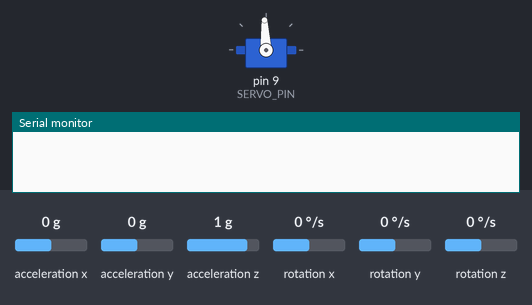
This sketch was run on a simulated Arduino Uno, built with avr-gcc and run on an emulated ATmega328P. Parts: servo, the last lines printed to the serial monitor. The test bench sets the inputs (shaded band); at power-on: acceleration x 0 g, acceleration y 0 g, acceleration z 1 g, rotation x 0 °/s, rotation y 0 °/s, rotation z 0 °/s.

Above: at 0.2 s.
At 7.2 s:
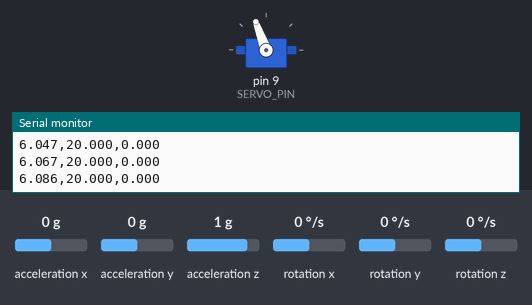
At 13.2 s:
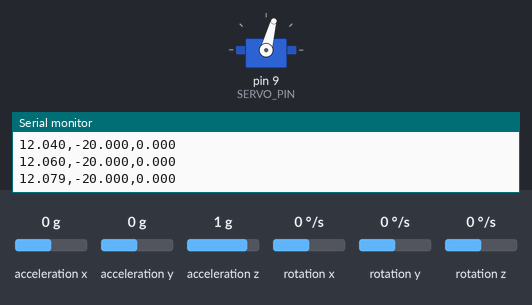
At 25.2 s:
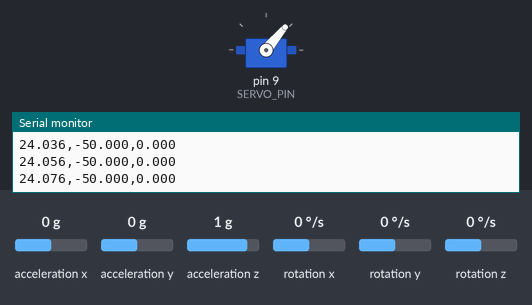
Timing chart, 0 to 26.7 s (numbered marks = the images above):
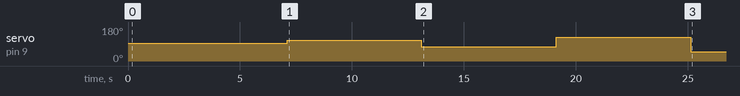

Measured:
- by itself, servo on pin 9 (SERVO_PIN): 93° → 110° at 7.1 s, → 75° 6.0 s later, → 127° 6.0 s later, → 50° 6.0 s later

The sketch:

Identificacion_TP3.ino
```cpp
#include <Wire.h>
#include <MPU6050.h>
#include <Servo.h>

MPU6050 mpu;
Servo servo;

// ---------- Pines ----------
const int SERVO_PIN = 9;
const int POT_PIN   = A0;   // no lo usamos acá, pero lo dejo por compatibilidad

// ---------- Calibración del potenciómetro (no usado ahora) ----------
const float A_cal = -0.261627f;
const float B_cal = 251.16192f;

float potToAngle(int adc) {
  return A_cal * adc + B_cal;
}

// ---------- Servo ----------
const int PWM_MIN = 700;
const int PWM_MAX = 2300;
const int SERVO_CENTER_DEG = 90;  // “equilibrio” mecánico

// ---------- Excitación por escalones ----------
// u_deg = ángulo de ENTRADA (offset respecto al centro del servo)
const int   N_STEPS         = 5;
const float step_values_deg[N_STEPS] = { 0.0f, 20.0f, -20.0f, 40.0f, -50.0f };
// duración de cada escalón (ajustá a gusto)
const float STEP_DURATION_S = 6.0f;

// ---------- Muestreo ----------
const float Ts_s = 0.020f;   // 20 ms (50 Hz)

// ---------- Filtro complementario (IMU) ----------
const float ALPHA_CF = 0.98f;
static float theta_cf_deg = 0.0f;
static bool  cf_init = false;
static unsigned long last_cf_ms = 0;

// ---------- Serial ----------
const long BAUD = 115200;

// ---------- Funciones auxiliares ----------
int angToPWM(float angRef) {
  if (angRef < 0)   angRef = 0;
  if (angRef > 180) angRef = 180;
  long us = map((int)angRef, 0, 180, PWM_MIN, PWM_MAX);
  if (us < PWM_MIN) us = PWM_MIN;
  if (us > PWM_MAX) us = PWM_MAX;
  return (int)us;
}

void moverServo_deg(float angRef) {
  servo.writeMicroseconds(angToPWM(angRef));
}

// ---------- Setup ----------
void setup() {
  Serial.begin(BAUD);
  Wire.begin();
  Wire.setClock(400000);
  mpu.initialize();
  delay(100);

  if (!mpu.testConnection()) {
    Serial.println("Error: MPU6050 no conectado");
    while (1) { delay(100); }
  }

  servo.attach(SERVO_PIN);
  moverServo_deg(SERVO_CENTER_DEG); // arranca centrado
  delay(1000);

  // Cabecera CSV
  Serial.println("t_s,u_deg,theta_pend_deg");

  last_cf_ms = millis();
}

// ---------- Loop principal ----------
void loop() {
  static unsigned long t0_ms        = millis();
  static unsigned long last_loop_ms = millis();
  static bool finished              = false;

  unsigned long now_ms = millis();
  float t_s = (now_ms - t0_ms) / 1000.0f;

  // Si ya terminamos todos los escalones, mandar fin y congelar
  float total_duration = N_STEPS * STEP_DURATION_S;
  if (!finished && t_s >= total_duration) {
    Serial.println("END");
    finished = true;
  }

  if (finished) {
    // Mantener el servo en la última posición y no hacer más nada
    delay(100);
    return;
  }

  // ----- 1. Determinar escalón actual -----
  int step_idx = (int)(t_s / STEP_DURATION_S);
  if (step_idx < 0) step_idx = 0;
  if (step_idx >= N_STEPS) step_idx = N_STEPS - 1;

  float u_deg = step_values_deg[step_idx]; // entrada (offset en grados)
  float servo_deg = SERVO_CENTER_DEG + u_deg;

  if (servo_deg < 0.0f)   servo_deg = 0.0f;
  if (servo_deg > 180.0f) servo_deg = 180.0f;

  moverServo_deg(servo_deg);

  // ----- 2. Leer IMU (ángulo del péndulo) -----
  int16_t ax, ay, az, gx, gy, gz;
  mpu.getMotion6(&ax, &ay, &az, &gx, &gy, &gz);

  float ay_g = (float)ay / 16384.0f;
  float az_g = (float)az / 16384.0f;
  float theta_acc_deg = atan2(ay_g, az_g) * 180.0f / PI;

  float gx_dps = (float)gx / 131.0f;
  float dt_cf  = (millis() - last_cf_ms) / 1000.0f;
  if (dt_cf > 0.1f) dt_cf = Ts_s; // evita saltos grandes

  if (!cf_init) {
    theta_cf_deg = theta_acc_deg;
    cf_init = true;
  } else {
    float pred = theta_cf_deg + gx_dps * dt_cf; // integrar gyro
    theta_cf_deg = ALPHA_CF * pred + (1.0f - ALPHA_CF) * theta_acc_deg;
  }
  last_cf_ms = millis();

  float theta_pend_deg = theta_cf_deg;

  // ----- 3. Enviar tiempo, entrada y salida -----
  Serial.print(t_s, 3);
  Serial.print(",");
  Serial.print(u_deg, 3);
  Serial.print(",");
  Serial.println(theta_pend_deg, 3);

  // ----- 4. Mantener 20 ms de muestreo -----
  unsigned long loop_end_ms = millis();
  long elapsed = loop_end_ms - last_loop_ms;
  if (elapsed < 20) delay(20 - elapsed);
  last_loop_ms = millis();
}
```
